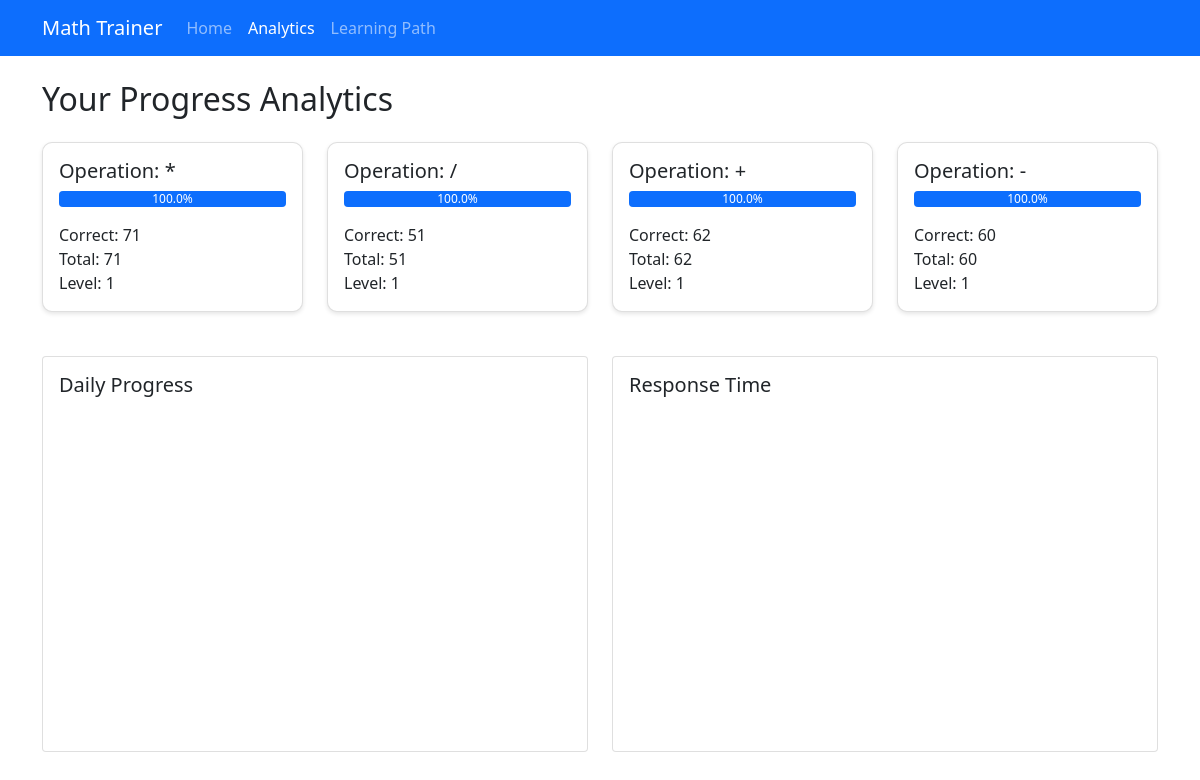
The app's page /analytics (signed in) with its own data.
### models.py (models this page shows)
class Progress(db.Model):
    id = db.Column(db.Integer, primary_key=True)
    user_id = db.Column(db.Integer, db.ForeignKey('user.id'), nullable=False)
    operation = db.Column(db.String(1), nullable=False)  # +, -, *, /
    difficulty_level = db.Column(db.Integer, nullable=False)
    correct_answers = db.Column(db.Integer, default=0)
    total_attempts = db.Column(db.Integer, default=0)
    last_attempt = db.Column(db.DateTime, default=datetime.utcnow)
    __table_args__ = (
        db.Index('idx_progress_user_operation', 'user_id', 'operation'),
    )
    @property
    def accuracy(self):
        return (self.correct_answers / self.total_attempts * 100) if self.total_attempts > 0 else 0

### app.py (the view)
@app.route('/analytics')
def analytics():
    if 'user_id' not in session:
        return render_template('analytics.html', progress=[], analytics=[])
    user = User.query.get(session['user_id'])
    progress_data = Progress.query.filter_by(user_id=user.id).all()
    analytics_data = Analytics.query.filter_by(user_id=user.id).order_by(Analytics.session_date.desc()).limit(7).all()
    analytics_dicts = [
        {
            'session_date': a.session_date.strftime('%Y-%m-%d'),
            'questions_attempted': a.questions_attempted,
            'correct_answers': a.correct_answers,
            'average_response_time': a.average_response_time,
            'session_duration': a.session_duration,
            'accuracy': a.accuracy
        }
        for a in analytics_data
    ]
    return render_template('analytics.html',
                         progress=progress_data,
                         analytics=analytics_dicts)

### app.py (called while the page is built)
@app.after_request
def add_header(response):
    response.headers['Cache-Control'] = 'no-cache, no-store, must-revalidate'
    response.headers['Pragma'] = 'no-cache'
    response.headers['Expires'] = '0'
    return response

### models.py (called while the page is built)
    @property
    def accuracy(self):
        return (self.correct_answers / self.questions_attempted * 100) if self.questions_attempted > 0 else 0

### templates/analytics.html (shortened to what this page needs)
<!DOCTYPE html>
<html lang="en">
<head>
    <link href="https://cdn.jsdelivr.net/npm/bootstrap@5.1.3/dist/css/bootstrap.min.css" rel="stylesheet">
</head>
<body>
    <nav class="navbar navbar-expand-lg navbar-dark bg-primary">
        <div class="container">
            <a class="navbar-brand" href="/">Math Trainer</a>
            <div class="collapse navbar-collapse" id="navbarNav">
                <ul class="navbar-nav">
                    <li class="nav-item">
                        <a class="nav-link" href="/">Home</a>
                    </li>
                    <li class="nav-item">
                        <a class="nav-link active" href="/analytics">Analytics</a>
                    </li>
                    <li class="nav-item">
                        <a class="nav-link" href="/learning-path">Learning Path</a>
                    </li>
                </ul>
            </div>
        </div>
    </nav>
    <div class="container mt-4">
        <h2 class="mb-4">Your Progress Analytics</h2>
        <div class="row">
            {% for op in progress %}
            <div class="col-md-3">
                <div class="card progress-card">
                    <div class="card-body">
                        <h5 class="card-title">Operation: {{ op.operation }}</h5>
                        <div class="progress mb-3">
                            <div class="progress-bar" role="progressbar"
                                 style="width: {{ op.accuracy }}%"
                                 aria-valuenow="{{ op.accuracy }}"
                                 aria-valuemin="0"
                                 aria-valuemax="100">
                                {{ "%.1f"|format(op.accuracy) }}%
                            </div>
                        </div>
                        <p class="card-text">
                            Correct: {{ op.correct_answers }}<br>
                            Total: {{ op.total_attempts }}<br>
                            Level: {{ op.difficulty_level }}
                        </p>
                    </div>
                </div>
            </div>
            {% endfor %}
        </div>
        <div class="row mt-4">
            <div class="col-md-6">
                <div class="card">
                    <div class="card-body">
                        <h5 class="card-title">Daily Progress</h5>
                        <div id="dailyProgressChart" class="chart-container"></div>
                    </div>
                </div>
            </div>
            <div class="col-md-6">
                <div class="card">
                    <div class="card-body">
                        <h5 class="card-title">Response Time</h5>
                        <div id="responseTimeChart" class="chart-container"></div>
                    </div>
                </div>
            </div>
        </div>
    </div>
</body>
</html>

### templates/analytics.html (style rules this page uses)
.progress-card { margin-bottom: 20px; border-radius: 10px; box-shadow: 0 2px 4px rgba(0,0,0,0.1); }
.chart-container { height: 300px; margin-bottom: 30px; }

### records on screen
Progress: operation "*", accuracy "100.0", correct_answers "71", total_attempts "71", difficulty_level "1"
Progress: operation "/", accuracy "100.0", correct_answers "51", total_attempts "51", difficulty_level "1"
Progress: operation "+", accuracy "100.0", correct_answers "62", total_attempts "62", difficulty_level "1"
Progress: operation "-", accuracy "100.0", correct_answers "60", total_attempts "60", difficulty_level "1"
